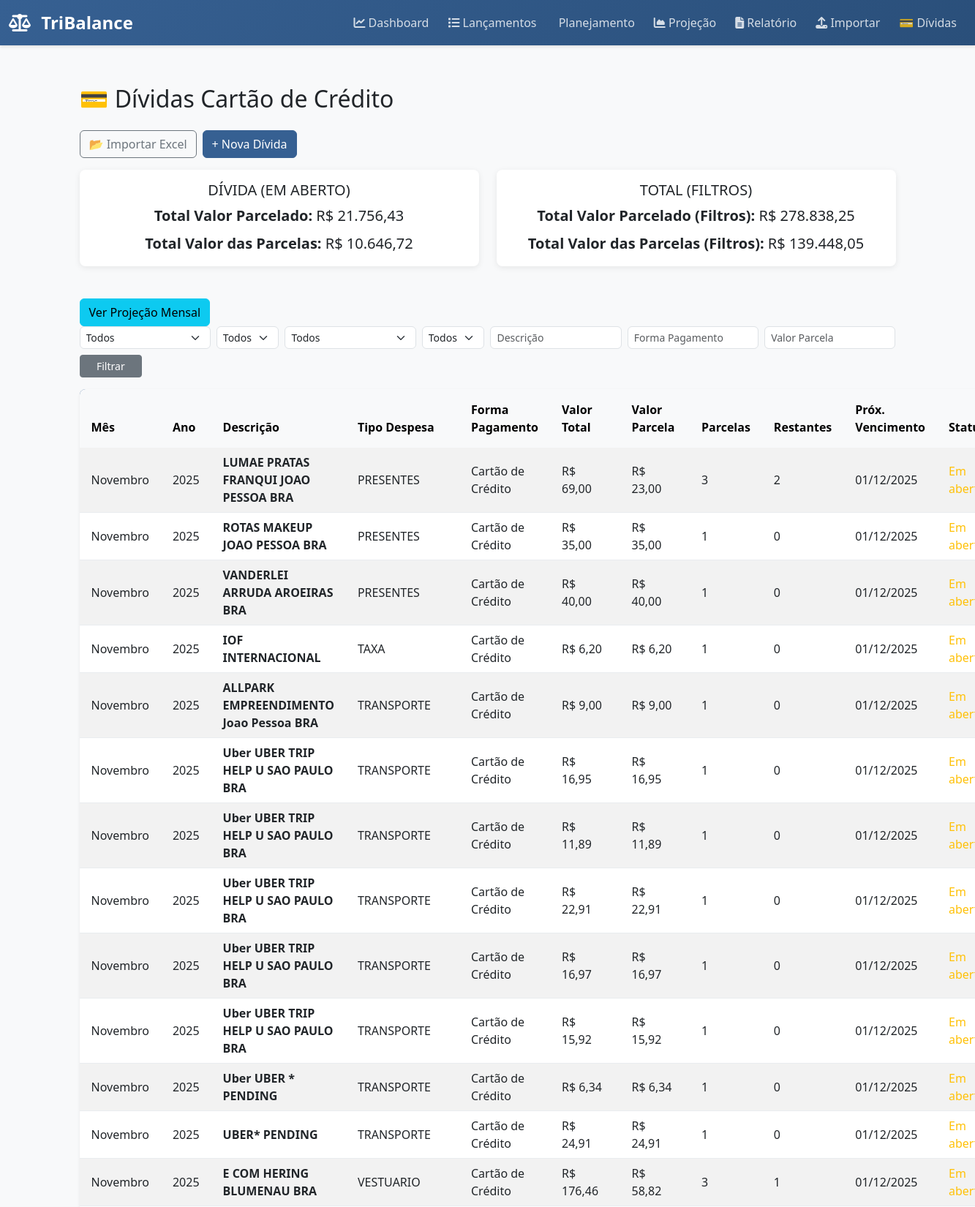
The app's page /dividas/?page=4 (upper part) with its own data.
### dividas/models.py (models this page shows, shortened)
class Divida(models.Model):
    CATEGORIAS = [
        ('cartao', 'Cartão de Crédito'),
        ('emprestimo', 'Empréstimo'),
        ('compra', 'Compra Parcelada'),
        ('outro', 'Outros'),
    ]
    FORMAS_PAGAMENTO = [
        ('credito', 'Cartão de Crédito'),
        ('debito', 'Débito em Conta'),
        ('boleto', 'Boleto'),
        ('pix', 'Pix'),
        ('outro', 'Outro'),
    ]
    descricao = models.CharField(max_length=150)
    categoria = models.CharField(max_length=20, choices=CATEGORIAS, default='compra')
    forma_pagamento = models.CharField(max_length=20, choices=FORMAS_PAGAMENTO, default='credito')
    data_compra = models.DateField(default=timezone.now)
    valor_total = models.DecimalField(max_digits=10, decimal_places=2)
    parcelas_totais = models.PositiveIntegerField(default=1)
    tipo_despesa = models.CharField(max_length=50, blank=True, null=True)
    observacao = models.TextField(blank=True, null=True)
    quitada = models.BooleanField(default=False)
    mes = models.CharField(max_length=20, blank=True, null=True)
    ano = models.PositiveIntegerField(blank=True, null=True)
    @property
    def valor_parcela(self):
        return round(self.valor_total / self.parcelas_totais, 2)
    @property
    def parcelas_restantes(self):
        return self.parcelas.filter(paga=False).count()
    @property
    def is_open(self):
        from datetime import date
        today = timezone.localdate()
        if today.day > 15:
            cycle_start = date(today.year, today.month, 16)
            cycle_end_year = today.year + (today.month == 12)
            cycle_end_month = (today.month % 12) + 1
            cycle_end = date(cycle_end_year, cycle_end_month, 15)
        else:
            cycle_end = date(today.year, today.month, 15)
            cycle_start_month = today.month - 1 if today.month > 1 else 12
            cycle_start_year = today.year if today.month > 1 else today.year - 1
            cycle_start = date(cycle_start_year, cycle_start_month, 16)
        return cycle_start <= self.data_compra <= cycle_end
    @property
    def status(self):
        return 'Em aberto' if self.is_open else 'Quitada'

class Parcela(models.Model):
    divida = models.ForeignKey(Divida, related_name='parcelas', on_delete=models.CASCADE)
    numero = models.PositiveIntegerField()
    vencimento = models.DateField()
    valor = models.DecimalField(max_digits=10, decimal_places=2)
    paga = models.BooleanField(default=False)
    data_pagamento = models.DateField(blank=True, null=True)

### dividas/views.py (the view, shortened to what this page needs)
# urls.py: path('', views.divida_list, name='divida_list'),
def divida_list(request):
    dividas = Divida.objects.all().order_by('-data_compra')
    meses_pt = {
        1: 'Janeiro', 2: 'Fevereiro', 3: 'Março', 4: 'Abril', 5: 'Maio', 6: 'Junho',
        7: 'Julho', 8: 'Agosto', 9: 'Setembro', 10: 'Outubro', 11: 'Novembro', 12: 'Dezembro'
    }
    mes_param = request.GET.get('mes', '').strip()
    ano_param = request.GET.get('ano', '').strip()
    tipo_param = request.GET.get('tipo', '').strip()
    status_param = request.GET.get('status', '').strip()
    descricao_param = request.GET.get('descricao', '').strip()
    forma_param = request.GET.get('forma', '').strip()
    valor_parcela_param = request.GET.get('valor_parcela', '').strip()
    if valor_parcela_param:
        try:
            valor_num = Decimal(valor_parcela_param.replace('.', '').replace(',', '.'))
            dividas = dividas.filter(valor_parcela__gte=valor_num)
        except (ValueError, TypeError):
            pass
    filtered_list = []
    for d in list(dividas):
        if descricao_param:
            if unidecode(d.descricao).lower().find(unidecode(descricao_param).lower()) == -1:
                continue
        if tipo_param:
            if not d.tipo_despesa or unidecode(d.tipo_despesa).lower() != unidecode(tipo_param).lower():
                continue
        if forma_param:
            if unidecode(d.forma_pagamento).lower().find(unidecode(forma_param).lower()) == -1:
                continue
        primeira_parcela = d.parcelas.order_by('numero').first()
        data_ref = primeira_parcela.vencimento if primeira_parcela and primeira_parcela.vencimento else d.data_compra
        ano_venc, mes_ref = calcular_mes_referencia(data_ref)
        mes_nome = meses_pt.get(mes_ref, '')
        d.mes_nome = mes_nome
        d.ano_venc = ano_venc
        if mes_param:
            if unidecode(mes_nome).lower() != unidecode(mes_param).lower():
                continue
        if status_param:
            current_status = d.status
            if unidecode(status_param).lower() != unidecode(current_status).lower():
                continue
        filtered_list.append(d)
    all_dividas = Divida.objects.all()
    open_total_valor = Decimal('0.0')
    open_total_parcela = Decimal('0.0')
    for d in all_dividas:
        is_open = d.is_open if hasattr(d, 'is_open') else d.parcelas.filter(quitada=False).exists()
        if is_open:
            open_total_valor += d.valor_total
            open_total_parcela += d.valor_parcela
    filtered_total_valor = sum(d.valor_total for d in filtered_list)
    filtered_total_parcela = sum(d.valor_parcela for d in filtered_list)
    paginator = Paginator(filtered_list, 25)
    page_number = request.GET.get('page')
    page_obj = paginator.get_page(page_number)
    anos_set = set()
    for p in all_dividas:
        primeira = p.parcelas.order_by('numero').first()
        ref_date = primeira.vencimento if primeira and primeira.vencimento else p.data_compra
        ano_ref, _ = calcular_mes_referencia(ref_date)
        anos_set.add(ano_ref)
    anos_disponiveis = sorted(anos_set)
    tipos_disponiveis = sorted({d.tipo_despesa for d in all_dividas if d.tipo_despesa})
    params = request.GET.copy()
    if 'page' in params:
        params.pop('page')
    querystring = params.urlencode()
    return render(request, 'dividas/divida_list.html', {
        'dividas': page_obj,
        'total_valor': open_total_valor,
        'total_parcela': open_total_parcela,
        'filtered_total_valor': filtered_total_valor,
        'filtered_total_parcela': filtered_total_parcela,
        'anos_disponiveis': anos_disponiveis,
        'tipos_disponiveis': tipos_disponiveis,
        'selected_mes': mes_param,
        'selected_ano': ano_param,
        'selected_tipo': tipo_param,
        'selected_status': status_param,
        'selected_descricao': descricao_param,
        'selected_forma': forma_param,
        'selected_valor_parcela': valor_parcela_param,
        'querystring': querystring,
    })

### dividas/templatetags/br_currency_filter.py (called while the page is built, shortened)
@register.filter
def br_currency(value):
    if value is None or value == '':
        return 'R$ 0,00'
    try:
        locale.setlocale(locale.LC_ALL, 'pt_BR.UTF-8')
    except locale.Error:
        try:
            locale.setlocale(locale.LC_ALL, 'Portuguese_Brazil.1252')
        except locale.Error:
            if isinstance(value, str):
                try:
                    value = Decimal(value)
                except:
                    return 'R$ 0,00'
            if not isinstance(value, (Decimal, float, int)):
                return 'R$ 0,00'
            s = f"{value:,.2f}".replace('.', 'TEMP').replace(',', '.').replace('TEMP', ',')
            return f"R$ {s}"

### dividas/views.py (called while the page is built)
def calcular_mes_referencia(data_vencimento):
    venc = data_vencimento
    mes_venc = venc.month
    ano_venc = venc.year
    if mes_venc == 1:
        mes_ref = 12
        ano_ref = ano_venc - 1
    else:
        mes_ref = mes_venc - 1
        ano_ref = ano_venc
    return ano_ref, mes_ref

### dividas/templates/dividas/divida_list.html (shortened to what this page needs)
{% extends 'base.html' %}
{% block content %}
{% load br_currency_filter %}
<div class="container mt-4">
  <h2 class="mb-4">💳 Dívidas Cartão de Crédito</h2>
  <div class="d-flex mb-3">
    <a href="{% url 'dividas:importar_excel' %}" class="btn btn-outline-secondary me-2">
      📂 Importar Excel
    </a>
    <a href="{% url 'dividas:divida_create' %}" class="btn btn-primary">+ Nova Dívida</a>
  </div>
  <div class="row">
    <div class="col-lg-6 col-md-6 mb-4">
      <div class="card border-success">
        <div class="card-body text-center">
          <h5 class="card-title text-uppercase">Dívida (Em aberto)</h5>
          <p class="card-text fs-5 mb-2">
            <strong>Total Valor Parcelado:</strong> {{ total_valor|br_currency }}
          </p>
          <p class="card-text fs-5">
            <strong>Total Valor das Parcelas:</strong> {{ total_parcela|br_currency }}
          </p>
        </div>
      </div>
    </div>
    <div class="col-lg-6 col-md-6 mb-4">
      <div class="card border-primary">
        <div class="card-body text-center">
          <h5 class="card-title text-uppercase">Total (Filtros)</h5>
          <p class="card-text fs-5 mb-2">
            <strong>Total Valor Parcelado (Filtros):</strong>
            {{ filtered_total_valor|br_currency }}
          </p>
          <p class="card-text fs-5">
            <strong>Total Valor das Parcelas (Filtros):</strong>
            {{ filtered_total_parcela|br_currency }}
          </p>
        </div>
      </div>
    </div>
  </div>
<a href="{% url 'dividas:saldo_mensal_chart' %}" class="btn btn-info">
    Ver Projeção Mensal
</a>
  <form id="filterForm" method="get" class="row g-2 mb-3">
    <div class="col-md-2 col-sm-6">
      <select name="mes" id="mesFilter" class="form-select form-select-sm" onchange="this.form.submit()">
        <option value="" {% if not selected_mes %}selected{% endif %}>Todos</option>
      </select>
    </div>
    <div class="col-md-1 col-sm-6">
      <select name="ano" id="anoFilter" class="form-select form-select-sm" onchange="this.form.submit()">
        <option value="" {% if not selected_ano %}selected{% endif %}>Todos</option>
      </select>
    </div>
    <div class="col-md-2 col-sm-6">
      <select name="tipo" id="tipoFilter" class="form-select form-select-sm" onchange="this.form.submit()">
        <option value="" {% if not selected_tipo %}selected{% endif %}>Todos</option>
      </select>
    </div>
    <div class="col-md-1 col-sm-6">
      <select name="status" id="statusFilter" class="form-select form-select-sm" onchange="this.form.submit()">
        <option value="" {% if not selected_status %}selected{% endif %}>Todos</option>
      </select>
    </div>
    <div class="col-md-2 col-sm-6">
      <input type="text" name="descricao" id="descricaoFilter" class="form-control form-control-sm" placeholder="Descrição" value="{{ selected_descricao }}">
    </div>
    <div class="col-md-2 col-sm-6">
      <input type="text" name="forma" id="formaFilter" class="form-control form-control-sm" placeholder="Forma Pagamento" value="{{ selected_forma }}">
    </div>
    <div class="col-md-2 col-sm-6">
      <input type="text" name="valor_parcela" id="valorParcelaFilter" class="form-control form-control-sm" placeholder="Valor Parcela" value="{{ selected_valor_parcela }}">
    </div>
    <div class="col-md-1 col-sm-6">
      <button type="submit" class="btn btn-sm btn-secondary w-100">Filtrar</button>
    </div>
  </form>
  <table id="dividasTable" class="table table-hover table-striped align-middle shadow-sm">
    <thead class="table-light">
      <tr>
        <th class="px-3 py-3">Mês</th>
        <th class="px-3 py-3">Ano</th>
        <th class="px-3 py-3">Descrição</th>
        <th class="px-3 py-3">Tipo Despesa</th>
        <th class="px-3 py-3">Forma Pagamento</th>
        <th class="px-3 py-3">Valor Total</th>
        <th class="px-3 py-3">Valor Parcela</th>
        <th class="px-3 py-3">Parcelas</th>
        <th class="px-3 py-3">Restantes</th>
        <th class="px-3 py-3">Próx. Vencimento</th>
        <th class="px-3 py-3">Status</th>
      </tr>
    </thead>
    <tbody>
      {% for divida in dividas %}
      <tr>
        <td class="px-3 py-2">{{ divida.mes_nome }}</td>
        <td class="px-3 py-2">{{ divida.ano_venc }}</td>
        <td class="px-3 py-2"><strong>{{ divida.descricao }}</strong></td>
        <td class="px-3 py-2">{{ divida.tipo_despesa }}</td>
        <td class="px-3 py-2">{{ divida.get_forma_pagamento_display }}</td>
        <td class="px-3 py-2">{{ divida.valor_total|br_currency }}</td>
        <td class="px-3 py-2">{{ divida.valor_parcela|br_currency }}</td>
        <td class="px-3 py-2">{{ divida.parcelas_totais }}</td>
        <td class="px-3 py-2">{{ divida.parcelas_restantes }}</td>
        <td class="px-3 py-2">
          {% if divida.parcelas.first %}
            {{ divida.parcelas.first.vencimento|date:"d/m/Y" }}
          {% endif %}
        </td>
        <td class="px-3 py-2">
          {% if divida.status == 'Em aberto' %}
            <span class="text-warning">Em aberto</span>
          {% else %}
            <span class="text-success fw-bold">Quitada</span>
          {% endif %}
        </td>
      </tr>
      {% empty %}
      <tr>
        <td colspan="11" class="text-center text-muted">Nenhuma dívida cadastrada.</td>
      </tr>
      {% endfor %}
    </tbody>
  </table>
</div>
{% endblock %}

### tribalance_config/templates/base.html (style rules this page uses)
:root { --primary-color: #366092; --success-color: #28a745; --danger-color: #dc3545; --warning-color: #ffc107; --info-color: #17a2b8; }
body { background-color: #f8f9fa; font-family: 'Segoe UI', Tahoma, Geneva, Verdana, sans-serif; }
.card { border: none; box-shadow: 0 2px 8px rgba(0,0,0,0.08); border-radius: 8px; margin-bottom: 20px; }
.table { background-color: white; border-radius: 8px; overflow: hidden; }
.table thead { background-color: var(--primary-color); color: white; }
.table thead th { border: none; padding: 15px; font-weight: 600; cursor: pointer; user-select: none; }
.table tbody td { padding: 12px 15px; vertical-align: middle; border-color: #e9ecef; }
.btn-primary { background-color: var(--primary-color); border-color: var(--primary-color); }
.form-control, .form-select { border-radius: 6px; border: 1px solid #dee2e6; }
.text-warning { color: var(--warning-color) !important; }

### records on screen
Divida: mes_nome "Novembro", ano_venc "2025", descricao "LUMAE PRATAS FRANQUI JOAO PESSOA BRA", tipo_despesa "PRESENTES", forma_pagamento "Cartão de Crédito", valor_total|br_currency "R$ 69,00", valor_parcela|br_currency "R$ 23,00", parcelas_totais "3", parcelas_restantes "2", parcelas.first.vencimento "01/12/2025", data_compra "Em…"
Divida: mes_nome "Novembro", ano_venc "2025", descricao "ROTAS MAKEUP JOAO PESSOA BRA", tipo_despesa "PRESENTES", forma_pagamento "Cartão de Crédito", valor_total|br_currency "R$ 35,00", valor_parcela|br_currency "R$ 35,00", parcelas_totais "1", parcelas_restantes "0", parcelas.first.vencimento "01/12/2025", data_compra "Em…"
Divida: mes_nome "Novembro", ano_venc "2025", descricao "VANDERLEI ARRUDA AROEIRAS BRA", tipo_despesa "PRESENTES", forma_pagamento "Cartão de Crédito", valor_total|br_currency "R$ 40,00", valor_parcela|br_currency "R$ 40,00", parcelas_totais "1", parcelas_restantes "0", parcelas.first.vencimento "01/12/2025", data_compra "Em…"
Divida: mes_nome "Novembro", ano_venc "2025", descricao "IOF INTERNACIONAL", tipo_despesa "TAXA", forma_pagamento "Cartão de Crédito", valor_total|br_currency "R$ 6,20", valor_parcela|br_currency "R$ 6,20", parcelas_totais "1", parcelas_restantes "0", parcelas.first.vencimento "01/12/2025", data_compra "Em…"
Divida: mes_nome "Novembro", ano_venc "2025", descricao "ALLPARK EMPREENDIMENTO Joao Pessoa BRA", tipo_despesa "TRANSPORTE", forma_pagamento "Cartão de Crédito", valor_total|br_currency "R$ 9,00", valor_parcela|br_currency "R$ 9,00", parcelas_totais "1", parcelas_restantes "0", parcelas.first.vencimento "01/12/2025", data_compra "Em…"
Divida: mes_nome "Novembro", ano_venc "2025", descricao "Uber UBER TRIP HELP U SAO PAULO BRA", tipo_despesa "TRANSPORTE", forma_pagamento "Cartão de Crédito", valor_total|br_currency "R$ 16,95", valor_parcela|br_currency "R$ 16,95", parcelas_totais "1", parcelas_restantes "0", parcelas.first.vencimento "01/12/2025", data_compra "Em…"
Divida: mes_nome "Novembro", ano_venc "2025", descricao "Uber UBER TRIP HELP U SAO PAULO BRA", tipo_despesa "TRANSPORTE", forma_pagamento "Cartão de Crédito", valor_total|br_currency "R$ 11,89", valor_parcela|br_currency "R$ 11,89", parcelas_totais "1", parcelas_restantes "0", parcelas.first.vencimento "01/12/2025", data_compra "Em…"
Divida: mes_nome "Novembro", ano_venc "2025", descricao "Uber UBER TRIP HELP U SAO PAULO BRA", tipo_despesa "TRANSPORTE", forma_pagamento "Cartão de Crédito", valor_total|br_currency "R$ 22,91", valor_parcela|br_currency "R$ 22,91", parcelas_totais "1", parcelas_restantes "0", parcelas.first.vencimento "01/12/2025", data_compra "Em…"
Divida: mes_nome "Novembro", ano_venc "2025", descricao "Uber UBER TRIP HELP U SAO PAULO BRA", tipo_despesa "TRANSPORTE", forma_pagamento "Cartão de Crédito", valor_total|br_currency "R$ 16,97", valor_parcela|br_currency "R$ 16,97", parcelas_totais "1", parcelas_restantes "0", parcelas.first.vencimento "01/12/2025", data_compra "Em…"
Divida: mes_nome "Novembro", ano_venc "2025", descricao "Uber UBER TRIP HELP U SAO PAULO BRA", tipo_despesa "TRANSPORTE", forma_pagamento "Cartão de Crédito", valor_total|br_currency "R$ 15,92", valor_parcela|br_currency "R$ 15,92", parcelas_totais "1", parcelas_restantes "0", parcelas.first.vencimento "01/12/2025", data_compra "Em…"
Divida: mes_nome "Novembro", ano_venc "2025", descricao "Uber UBER * PENDING", tipo_despesa "TRANSPORTE", forma_pagamento "Cartão de Crédito", valor_total|br_currency "R$ 6,34", valor_parcela|br_currency "R$ 6,34", parcelas_totais "1", parcelas_restantes "0", parcelas.first.vencimento "01/12/2025", data_compra "Em…"
Divida: mes_nome "Novembro", ano_venc "2025", descricao "UBER* PENDING", tipo_despesa "TRANSPORTE", forma_pagamento "Cartão de Crédito", valor_total|br_currency "R$ 24,91", valor_parcela|br_currency "R$ 24,91", parcelas_totais "1", parcelas_restantes "0", parcelas.first.vencimento "01/12/2025", data_compra "Em…"
Divida: mes_nome "Novembro", ano_venc "2025", descricao "E COM HERING BLUMENAU BRA", tipo_despesa "VESTUARIO", forma_pagamento "Cartão de Crédito", valor_total|br_currency "R$ 176,46", valor_parcela|br_currency "R$ 58,82", parcelas_totais "3", parcelas_restantes "1", parcelas.first.vencimento "01/12/2025", data_compra "Em…"

### other values on screen
{{ total_valor|br_currency }} "R$ 21.756,43"
{{ total_parcela|br_currency }} "R$ 10.646,72"
{{ filtered_total_valor|br_currency }} "R$ 278.838,25"
{{ filtered_total_parcela|br_currency }} "R$ 139.448,05"
